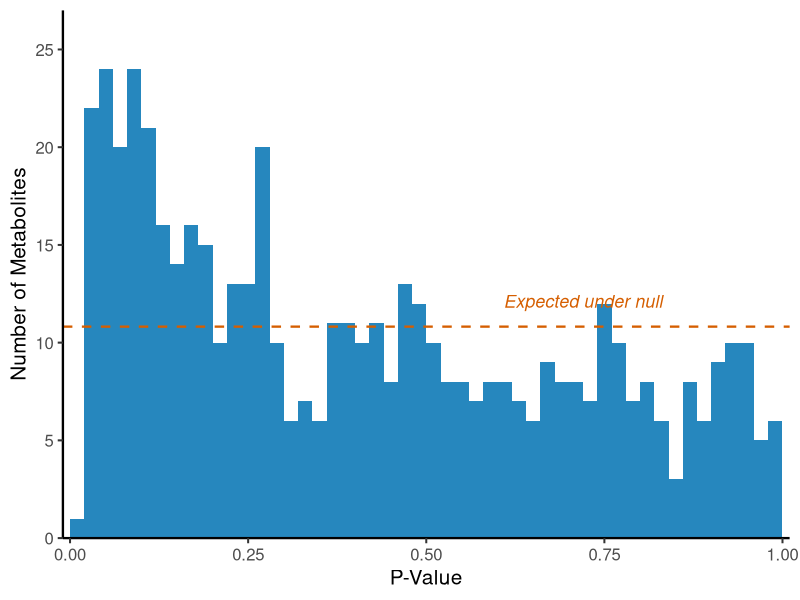

This chart was generated by the following R code:
library(ggplot2)

df = read.csv("data_pvalue_histogram.csv", stringsAsFactors = FALSE)
expected_count = 541 / 50

p = ggplot(df, aes(x = bin_mid, y = count)) +
  geom_col(width = 0.02, fill = "#0072B2", color = NA, alpha = 0.85) +
  geom_hline(yintercept = expected_count, linetype = "dashed",
             color = "#D55E00", linewidth = 0.8) +
  annotate("text", x = 0.72, y = expected_count + 1.3,
           label = "Expected under null", color = "#D55E00",
           fontface = "italic", size = 4.5) +
  scale_x_continuous(
    breaks = c(0.00, 0.25, 0.50, 0.75, 1.00),
    labels = c("0.00", "0.25", "0.50", "0.75", "1.00"),
    expand = c(0.01, 0)
  ) +
  scale_y_continuous(breaks = seq(0, 25, by = 5), expand = c(0, 0), limits = c(0, 27)) +
  labs(x = "P-Value", y = "Number of Metabolites") +
  theme_classic(base_size = 15) +
  theme(axis.line = element_line(linewidth = 0.8))

ggsave("figs_pvalue_histogram.png", p, width = 5, height = 4, dpi = 800, bg = "white")
